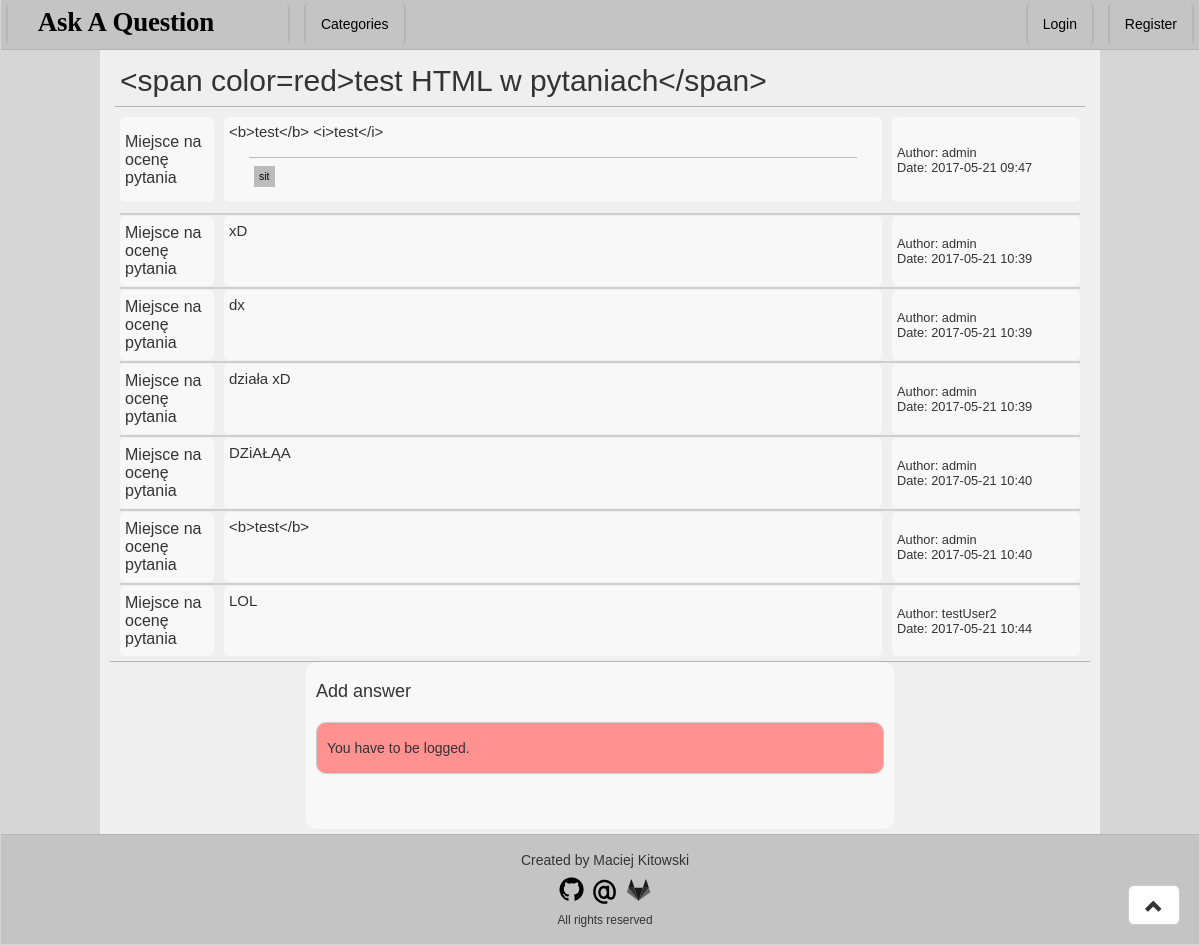
Page /question/80 on the committed database.
### Question/models.py (models this page shows, shortened)
class Question(models.Model):
    author = models.ForeignKey(User)
    title = models.CharField('Title', max_length = 255)
    askDate = models.DateTimeField('Ask Date', auto_now_add=True)
    content = models.TextField('Content')
    views = models.PositiveIntegerField('Views', default=0)
    votes = models.IntegerField('Votes', default=0)
    categories = models.ManyToManyField(Category, verbose_name = 'Categories', blank = True)
    answers = models.ManyToManyField(Answer, verbose_name = 'Answers', blank = True)
    class Meta:
        verbose_name = 'Question'
        verbose_name_plural = 'Questions'

class Category(models.Model):
    name = models.SlugField('Name')
    class Meta:
        verbose_name = 'Category'
        verbose_name_plural = 'Categories'
    def __unicode__(self):
        return self.name
    def countReferences(obj):
        return Question.objects.filter(categories__in=[obj]).count()
    countReferences.short_description = 'References'

class Answer(models.Model):
    author = models.ForeignKey(User)
    answerDate = models.DateTimeField('Answer Date', auto_now_add=True)
    content = models.TextField('Content')
    votes = models.IntegerField('Votes', default=0)
    class Meta:
        verbose_name = 'Answer'
        verbose_name_plural = 'Answers'

### Question/views.py (the view, shortened to what this page needs)
# urls.py: url(r'^question/(?P<pk>[\d]+)', views.QuestionView.as_view(), name='question'),
class QuestionView(generic.DetailView):
    template_name = 'question.html'
    model = models.Question
    def get_context_data(self, **kwargs):
        context = super(QuestionView, self).get_context_data(**kwargs)
        return context

### Question/templates/question.html (shortened to what this page needs)
{% extends 'base.html' %}
{% load staticfiles %}
{% block CSS %}
    <link rel="stylesheet" href="{% static 'css/question.css' %}">
{% endblock %}
{% block content %}
    <div id="question">
        <div id="title">
            {{ question.title }}
        </div>
        <table>
            <tr>
                <td class="votes">
                    Miejsce na ocenę pytania
                </td>
                <td class="content">
                    {{ question.content }}
                    <div id="questionCategories">
                        {% for cat in question.categories.all %}
                            <a href = "/category/{{ cat }}/1" class = "category">{{ cat }}</a>
                        {% endfor %}
                    </div>
                </td>
                <td class="details">
                    <div class="author"> Author: {{ question.author }} </div>
                    <div class="date"> Date: {{ question.askDate|date:'Y-m-d H:i' }} </div>
                </td>
            </tr>
        </table>
    </div>
    <div id="answers">
        {% for ans in question.answers.all %}
            <table>
                <tr>
                    <td class="votes">
                        Miejsce na ocenę pytania
                    </td>
                    <td class="content">
                        {{ ans.content }}
                    </td>
                    <td class="details">
                        <div class="author"> Author: {{ ans.author }} </div>
                        <div class="date"> Date: {{ ans.answerDate|date:'Y-m-d H:i' }} </div>
                    </td>
                </tr>
                <hr/>
            </table>
        {% endfor %}
    </div>
    <div id="answerForm">
        <h4>Add answer</h4>
        {% if user.is_authenticated %}
            <form method="post" action="">
                {% csrf_token %}
                <div class="input-group">
                    <div class="input-group-addon"><i class="glyphicon glyphicon-pencil"></i></div>
                    <textarea class="form-control" rows="2" name="answer"></textarea>
                </div>
                <div class="SubmitButton">
                    <button type="submit" class="btn btn-primary" value="login">Send</button>
                </div>
            </form>
        {% else %}
            <div class="Error"> You have to be logged.</div>
        {% endif %}
    </div>
{% endblock %}

### static/css/base.css (style rules this page uses)
body { font-family: Verdana, Geneva, Tahoma, sans-serif; background-color: #D6D6D6; }
#mainContent table { width: 100%; }
#mainContent tr { border-bottom: 1px solid #B5B5B5; background-color: #EFEFEF; }
#mainContent td { text-align: center; height: 70px; }

### static/css/question.css (style rules this page uses)
#question { padding-bottom: 5px; }
#title { font-size: 30px; border-bottom: 1px solid #B5B5B5; margin: 15px 5px 10px 5px; padding: 0px 5px 10px 5px; line-height: 100%; font-family: Arial, Helvetica, sans-serif; }
#mainContent table { border-collapse: separate; border-spacing: 10px 0px; }
#mainContent hr { border: 1px solid #CFCFCF; margin: 1px 10px 1px 10px; }
#mainContent td { text-align: left; border-radius: 5px; }
#mainContent td.votes { width: 10%; padding: 5px 5px 5px 5px; background-color: #F8F8F8; }
#mainContent td.content { width: 70%; font-size: 15px; line-height: 130%; padding: 5px 5px 5px 5px; background-color: #F8F8F8; vertical-align: top; }
#questionCategories { border-top: 1px solid #BBBBBB; margin: 15px 20px 5px 20px; padding: 5px 5px 5px 5px; }
#questionCategories a.category { display:inline-block; margin-top: 3px; margin-right: 2px; padding: 1px 5px 1px 5px; background-color: #BBBBBB; text-decoration: none; color: black; font-size: 70%; }
#mainContent td.details { font-size: 80%; width: 20%; padding: 5px 5px 5px 5px; background-color: #F8F8F8; }
#answers { border-bottom: 1px solid #B5B5B5; padding-top: 5px; padding-bottom: 5px; }
#answerForm { margin: 0px 20% 0px 20%; padding: 10px 10px 35px 10px; background-color: #F8F8F8; border-radius: 10px; }
.Error { padding: 0 10px 0 10px; margin: 20px auto 20px auto; line-height: 50px; background-color: #ff9191; border-radius: 10px; border: 1px solid #CBCBCB; }

### rows in the picture
Question: title "<span color=red>test HTML w pytaniach</span>", content "<b>test</b> <i>test</i>", author "admin", askDate "2017-05-21 09:47"
Category: name "sit"
Answer: content "xD", author "admin", answerDate "2017-05-21 10:39"
Answer: content "dx", author "admin", answerDate "2017-05-21 10:39"
Answer: content "działa xD", author "admin", answerDate "2017-05-21 10:39"
Answer: content "DZiAŁĄA", author "admin", answerDate "2017-05-21 10:40"
Answer: content "<b>test</b>", author "admin", answerDate "2017-05-21 10:40"
Answer: content "LOL", author "testUser2", answerDate "2017-05-21 10:44"
